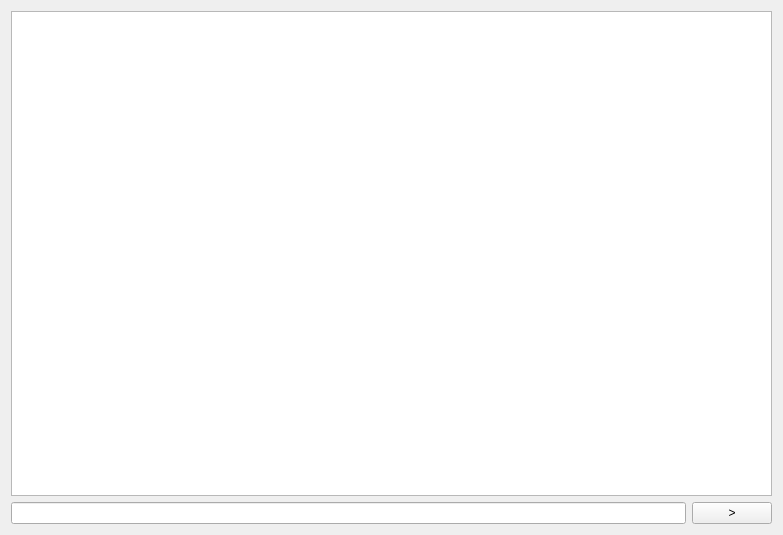
<?xml version="1.0" encoding="UTF-8"?>
<ui version="4.0">
 <class>ConsoleSubWindow</class>
 <widget class="QWidget" name="ConsoleSubWindow">
  <property name="geometry">
   <rect>
    <x>0</x>
    <y>0</y>
    <width>783</width>
    <height>535</height>
   </rect>
  </property>
  <property name="windowTitle">
   <string>Console</string>
  </property>
  <layout class="QVBoxLayout" name="verticalLayout">
   <item>
    <widget class="QPlainTextEdit" name="plainTextEdit"/>
   </item>
   <item>
    <layout class="QHBoxLayout" name="horizontalLayout">
     <item>
      <widget class="QLineEdit" name="lineEdit"/>
     </item>
     <item>
      <widget class="QPushButton" name="cmdButton">
       <property name="enabled">
        <bool>true</bool>
       </property>
       <property name="text">
        <string>&gt;</string>
       </property>
      </widget>
     </item>
    </layout>
   </item>
  </layout>
 </widget>
 <resources/>
 <connections/>
</ui>
